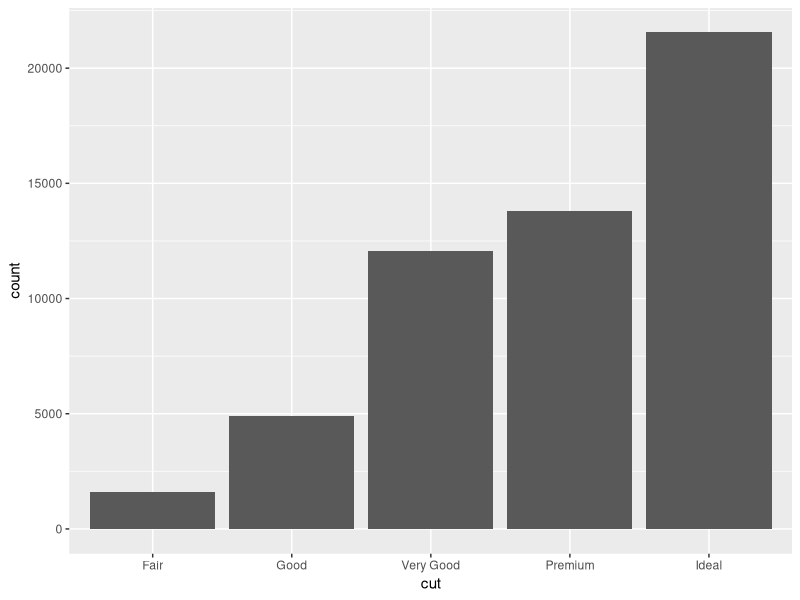
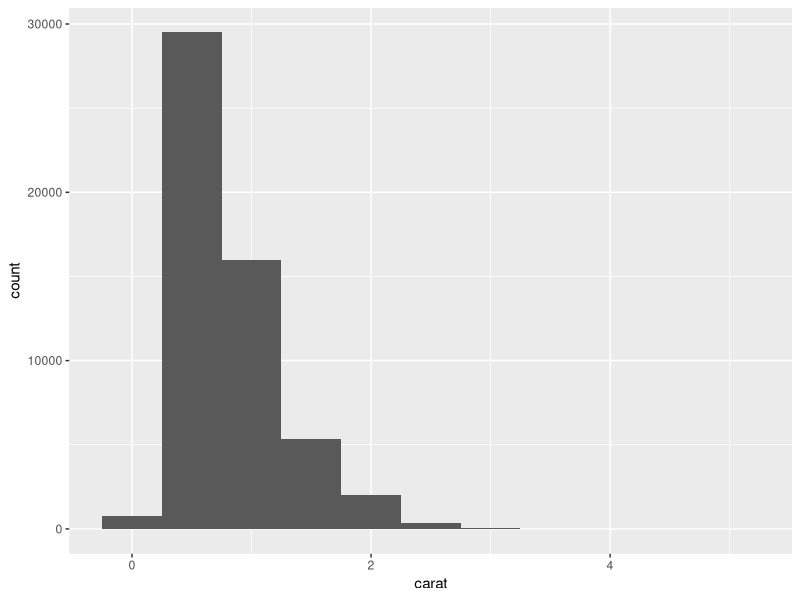
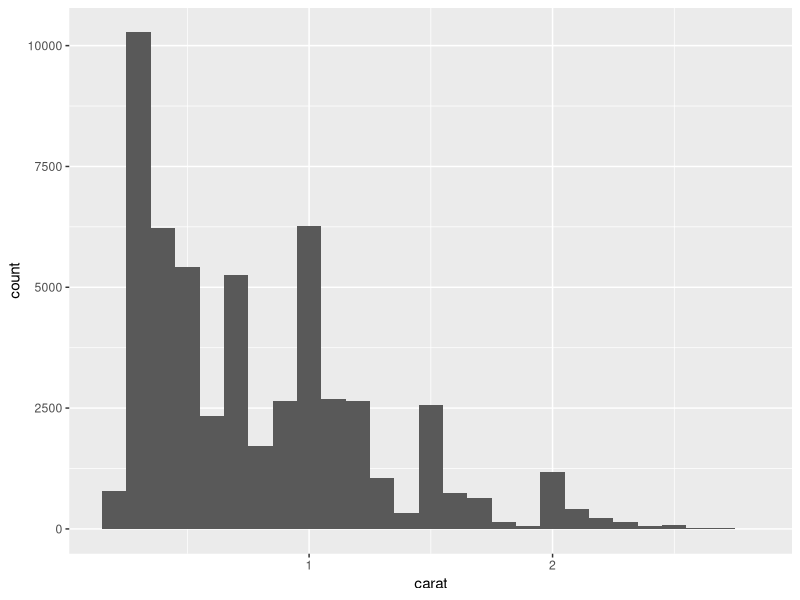
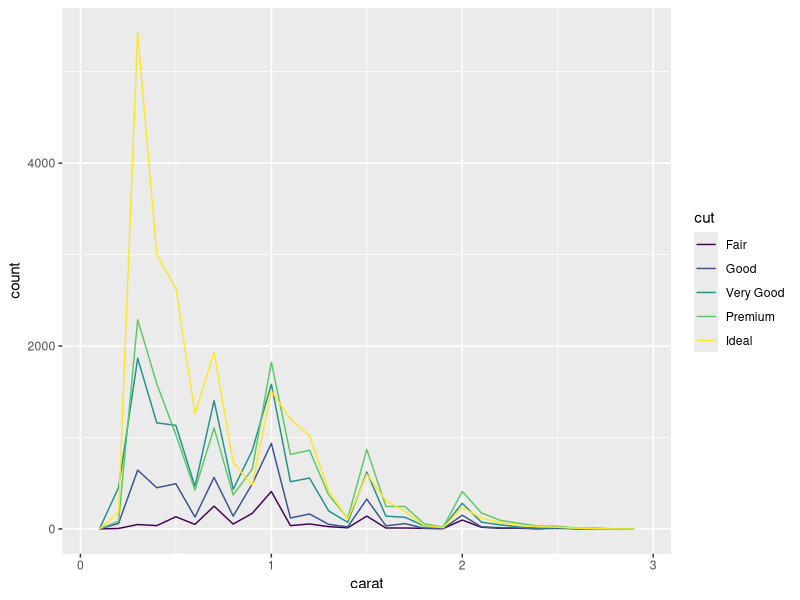
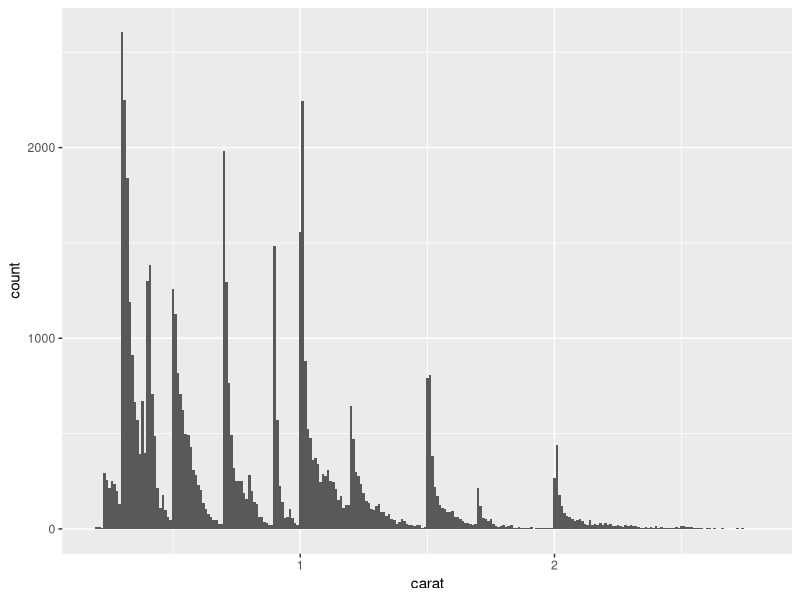
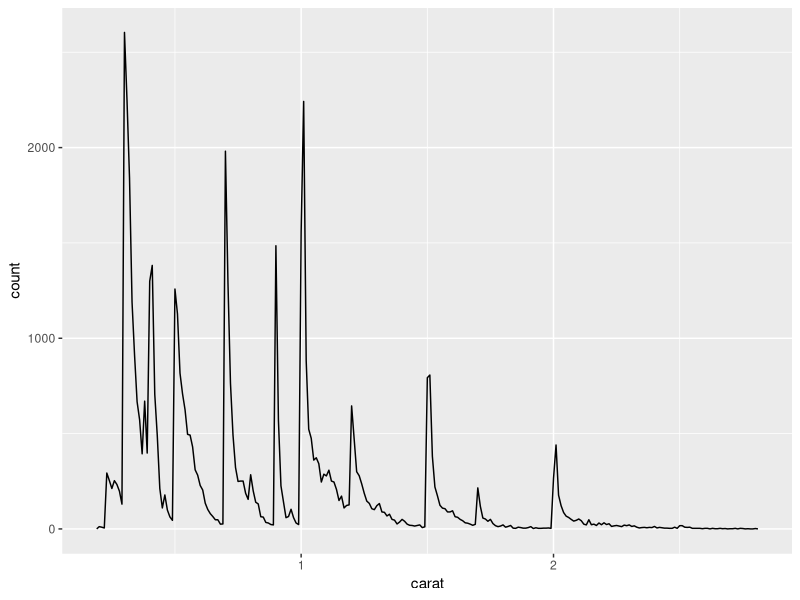
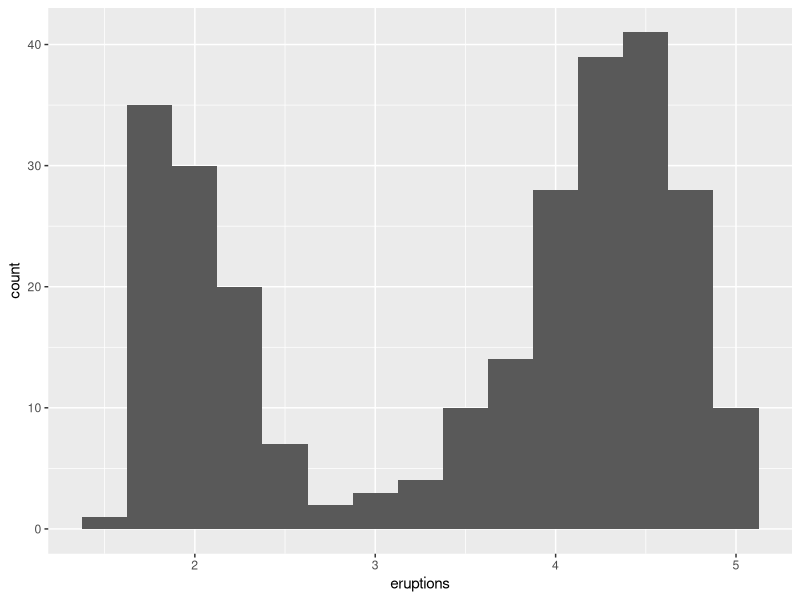
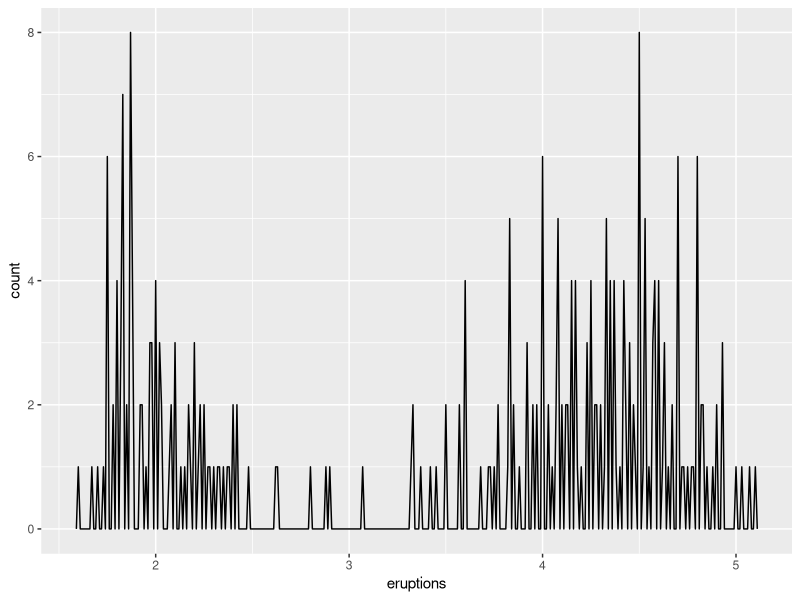

Here is the R script that generated these plots, in order:
# EXPLORATORY DATA ANALYSIS
library(tidyverse)
# VARIATION
# Visualizing  Distributions:

# categorical variables; to examine the distributions of a categorical variable, use a bar chart
ggplot(data = diamonds) +
  geom_bar(mapping = aes(x = cut))
# to analyse the above manually, you can use dplyr
diamonds %>%
  count(cut)

# continous variables; to examine the distribution of a continous variable, use a histogram
ggplot(data = diamonds) +
  geom_histogram(mapping = aes(x = carat), binwidth = 0.5)
# and it can also manually by using dplyr and ggplot
diamonds %>%
  count(cut_width(carat, 0.5))

# exploring a variety of binwidths: zooming into just the diamonds with a size of less than 3 carats
smaller <- diamonds %>%
  filter(carat < 3)

ggplot(data = smaller, mapping = aes(x = carat)) +
  geom_histogram(binwidth = 0.1)

# for overlaying multiple histograms in the same plot, use freq_poly
ggplot(data = smaller, mapping = aes(x = carat, color = cut)) +
  geom_freqpoly(binwidth = 0.1)


# Typical Values
ggplot(data = smaller, mapping = aes(x = carat)) +
  geom_histogram(binwidth = 0.01)

ggplot(data = smaller, mapping = aes(x = carat)) +
  geom_freqpoly(binwidth = 0.01)
  
# the following histogram shows the lenght(in minutes) of
#227 erruptions of the Old faithful gyser in yellowsstone

ggplot(data = faithful, mapping = aes(x = eruptions)) +
  geom_histogram(binwidth = 0.25)

ggplot(data = faithful, mapping = aes(x = eruptions)) +
  geom_freqpoly(binwidth = 0.01)

faithful %>%
  count(eruptions) %>%

view(faithful %>%
       count(eruptions))


# Unusual Variables (Outliers):
# take the distribution of the y variable from the diamond dataset
ggplot(diamonds) +
  geom_histogram(mapping = aes(x = y), binwidth = 0.5)
# the above code makes a plot having so many observations in
# the common bins that the rare bins are so short that you cant see them
# zoom into small values of the y-axis with coord_cartesian()
ggplot(diamonds) +
  geom_histogram(mapping = aes(x = y), binwidth = 0.5) +
  coord_cartesian(ylim = c(0, 50))


# plucking the three unusual values out with dplyr
unusual <- diamonds %>%
  filter(y < 3 | y > 20) %>%
  arrange(y)
unusual


  

    


